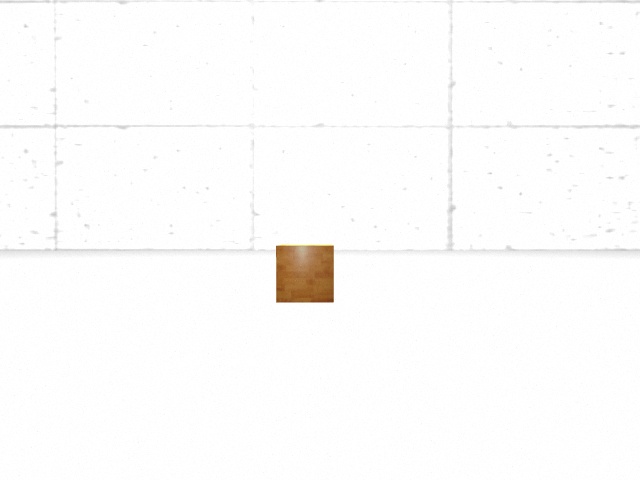
#> input picture practice_ws/images/shot_test.png, 640 x 480 px
$ python -i search.py   (imports and definitions only)
#> lines starting #> are read from the running program, lines starting #| are printed output that depends on the picture; after the words box and inside, x2 and y2 are one past the last pixel; in counts of white or black regions, pixels touching at a corner belong together; long printed decimals are rounded
#> further down, picture is the input picture: shape (480, 640, 3); mean B, G, R 251.4, 252, 252.5
#> in d_box, `hsv_img = cv2.cvtColor(draw_img, cv2.COLOR_BGR2HSV)`: hsv_img: shape (480, 640, 3); mean H, S, V 0.2, 1.8, 252.5
import cv2  # openCVライブラリのインポート
import numpy as np  # numpyライブラリのインポート
from cv2 import aruco, imread, imwrite

##　↓↓↓↓↓↓↓inRangeWrap, calc_centroidは変更しないでください↓↓↓↓↓↓
# inRangeを色相が0付近や180付近の色へ対応する形へ修正
def inRangeWrap(hsv, lower, upper):
    if lower[0] <= upper[0]:
        return cv2.inRange(hsv, lower, upper)
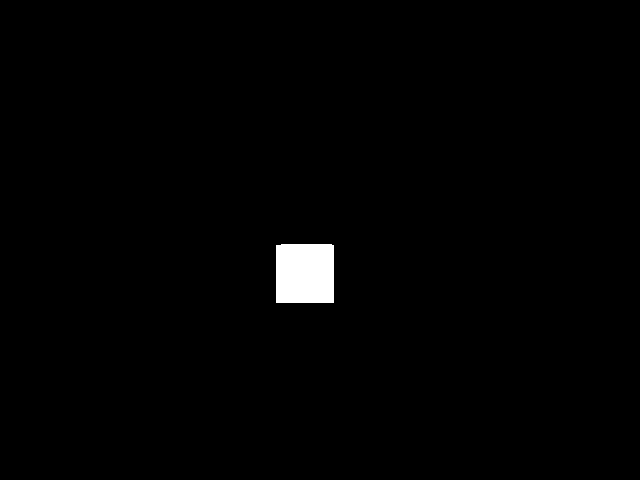
#> returned value: shape (480, 640); 1.1% white; 1 white region, box (x1, y1, x2, y2) and area: (276, 244, 334, 303) 3415
    else:
        # 180をまたぐ場合
        lower1 = np.array([0, lower[1], lower[2]])
        upper1 = np.array([upper[0], upper[1], upper[2]])
        lower2 = lower
        upper2 = np.array([179, upper[1], upper[2]])
        return cv2.bitwise_or(
            cv2.inRange(hsv, lower1, upper1),
            cv2.inRange(hsv, lower2, upper2)
        )

def calc_centroid(mask):
    M = cv2.moments(mask)
#> M = moments, m00 870825, centre m10/m00, m01/m00 = (304.5, 273.1)
    if M["m00"] != 0:
        # 重心座標を計算SS
        cx = int(M["m10"] / M["m00"])
#> cx = 304
        cy = int(M["m01"] / M["m00"])
#> cy = 273
        s = np.count_nonzero(mask)/(mask.shape[0]*mask.shape[1])
#> s = 0.0111
        return cx, cy, s
    else:
        return None
##　↑↑↑↑↑↑↑inRangeWrap, calc_centroidは変更しないでください↑↑↑↑↑↑↑

# [41 lines left out: functions d_ball, d_coke, not called in this run]

def d_box(img): # ボックス検出
    # 画像の読み込み
    draw_img = img.copy() # 元データを書き換えないようにコピーを作成
    # HSVに変換（色指定はRGBよりHSVの方が扱いやすい）
    hsv_img = cv2.cvtColor(draw_img, cv2.COLOR_BGR2HSV)

    # BGR空間での抽出範囲
    ## ボックス
    lower = np.array([8,20,90]) # 色相, 彩度, 明度 の下限
    upper = np.array([40,255,255]) # 色相, 彩度, 明度 の上限

    # 指定範囲に入る画素を抽出（白が該当部分）
    mask = inRangeWrap(hsv_img, lower, upper)

    try:
        x, y, s = calc_centroid(mask)
#> x = 304; y = 273; s = 0.0111
        print(f"{s=}")
#| s=0.01112
        return x, y
    except TypeError:
        return None

# [29 lines left out: function d_circle, not called in this run]

>>> import cv2
>>> picture = cv2.imread('shot_test.png')
>>> result = d_box(picture)
#> result = (304, 273)
